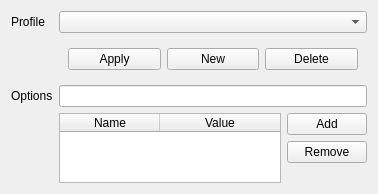
<?xml version="1.0" encoding="UTF-8"?>
<ui version="4.0">
 <class>QgsRasterFormatOptionsWidgetBase</class>
 <widget class="QWidget" name="QgsRasterFormatOptionsWidgetBase">
  <property name="geometry">
   <rect>
    <x>0</x>
    <y>0</y>
    <width>378</width>
    <height>132</height>
   </rect>
  </property>
  <property name="windowTitle">
   <string>Form</string>
  </property>
  <layout class="QGridLayout" name="gridLayout">
   <item row="0" column="1" colspan="2">
    <widget class="QComboBox" name="mProfileComboBox">
     <property name="sizePolicy">
      <sizepolicy hsizetype="MinimumExpanding" vsizetype="Fixed">
       <horstretch>0</horstretch>
       <verstretch>0</verstretch>
      </sizepolicy>
     </property>
     <property name="minimumSize">
      <size>
       <width>150</width>
       <height>0</height>
      </size>
     </property>
    </widget>
   </item>
   <item row="1" column="1" colspan="2">
    <widget class="QWidget" name="mProfileButtons" native="true">
     <layout class="QHBoxLayout" name="mProfileButtonsLayout">
      <item>
       <widget class="QPushButton" name="mProfileApplyButton">
        <property name="text">
         <string>Apply</string>
        </property>
       </widget>
      </item>
      <item>
       <widget class="QPushButton" name="mProfileNewButton">
        <property name="text">
         <string>New</string>
        </property>
       </widget>
      </item>
      <item>
       <widget class="QPushButton" name="mProfileDeleteButton">
        <property name="text">
         <string>Delete</string>
        </property>
       </widget>
      </item>
     </layout>
    </widget>
   </item>
   <item row="2" column="0">
    <widget class="QLabel" name="mCreateOptionsLabel">
     <property name="text">
      <string>Options</string>
     </property>
    </widget>
   </item>
   <item row="2" column="1" colspan="2">
    <widget class="QLineEdit" name="mCreateOptionsLineEdit"/>
   </item>
   <item row="0" column="0">
    <widget class="QLabel" name="mProfileLabel">
     <property name="text">
      <string>Profile</string>
     </property>
    </widget>
   </item>
   <item row="3" column="1">
    <widget class="QTableWidget" name="mOptionsTable">
     <property name="minimumSize">
      <size>
       <width>204</width>
       <height>0</height>
      </size>
     </property>
     <attribute name="horizontalHeaderMinimumSectionSize">
      <number>30</number>
     </attribute>
     <attribute name="horizontalHeaderStretchLastSection">
      <bool>true</bool>
     </attribute>
     <column>
      <property name="text">
       <string>Name</string>
      </property>
     </column>
     <column>
      <property name="text">
       <string>Value</string>
      </property>
     </column>
    </widget>
   </item>
   <item row="3" column="2">
    <layout class="QVBoxLayout" name="verticalLayout">
     <item>
      <widget class="QPushButton" name="mOptionsAddButton">
       <property name="text">
        <string>Add</string>
       </property>
      </widget>
     </item>
     <item>
      <widget class="QPushButton" name="btnDel">
       <property name="text">
        <string>Remove</string>
       </property>
      </widget>
     </item>
     <item>
      <spacer name="verticalSpacer">
       <property name="orientation">
        <enum>Qt::Vertical</enum>
       </property>
       <property name="sizeHint" stdset="0">
        <size>
         <width>20</width>
         <height>40</height>
        </size>
       </property>
      </spacer>
     </item>
    </layout>
   </item>
  </layout>
 </widget>
 <resources/>
 <connections/>
</ui>
